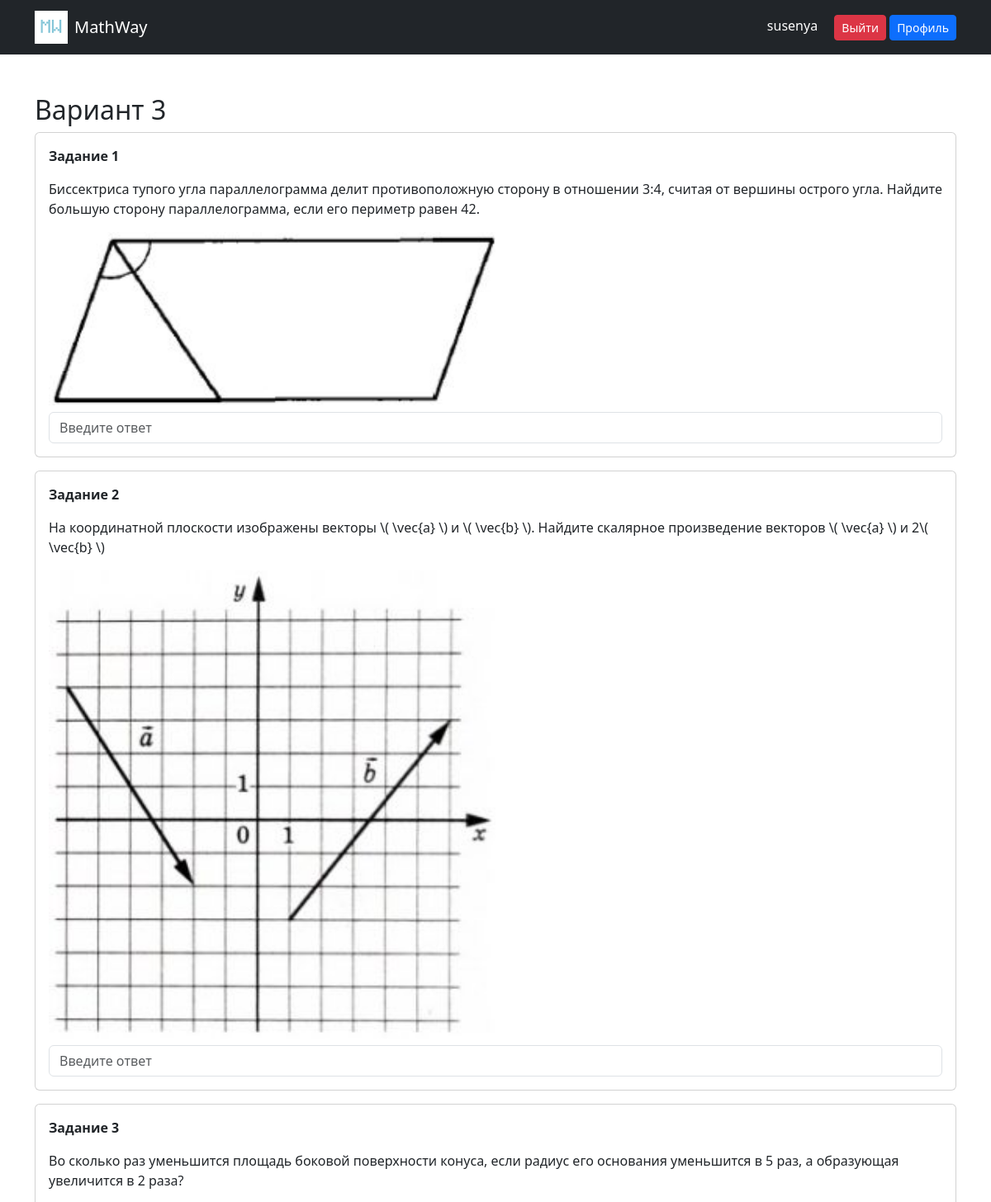
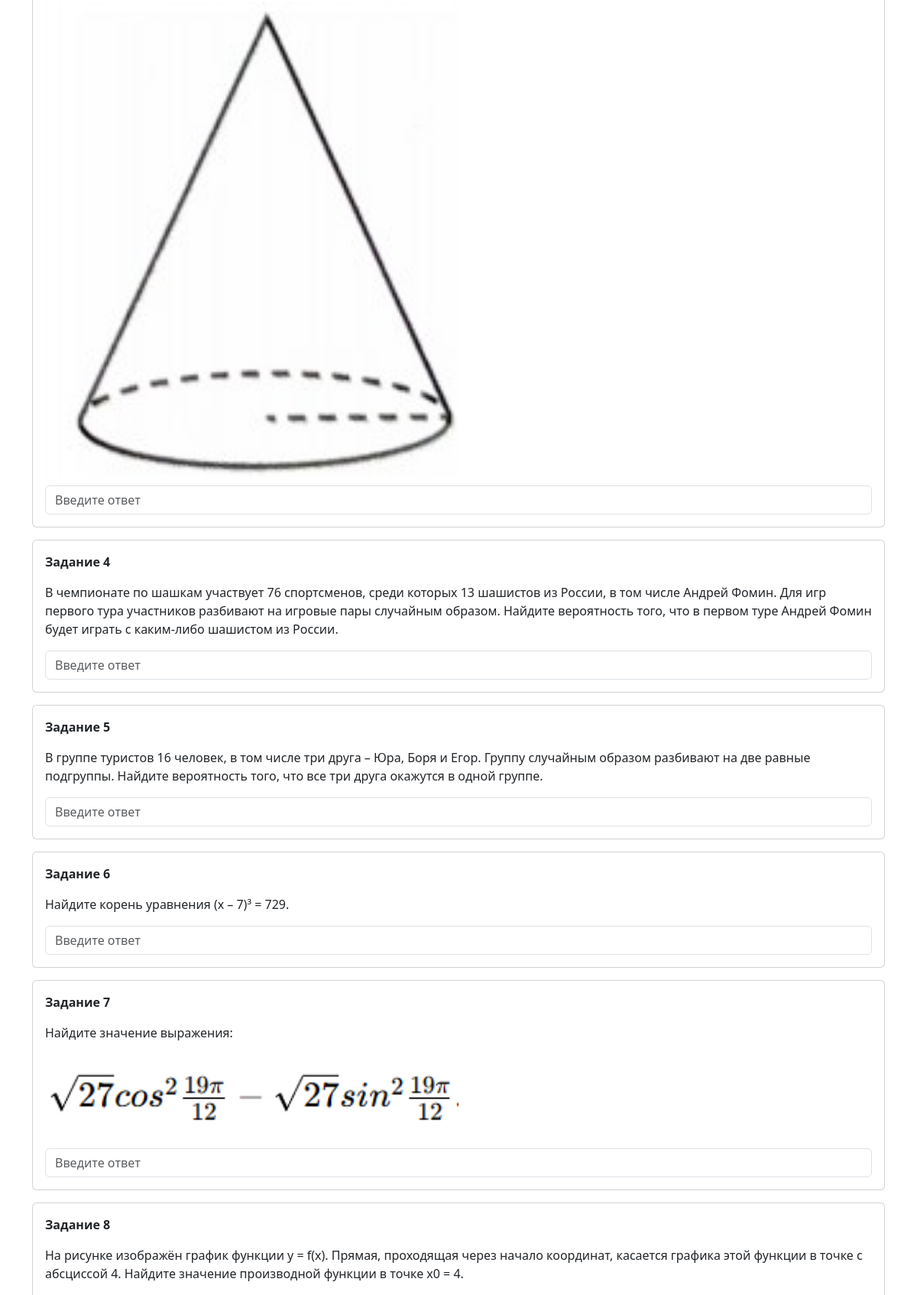
/variant/3 (signed in, upper part), run on the app's committed database (2 pictures, top to bottom).
### models.py (models this page shows)
class User(db.Model, UserMixin):
    id = db.Column(db.Integer, primary_key=True)
    username = db.Column(db.String(100), unique=True, nullable=False)
    password = db.Column(db.String(200), nullable=False)
    email = db.Column(db.String(100), unique=True, nullable=False)
    solved_var = db.Column(db.Integer, nullable=False, default=0)
    avatar = db.Column(db.String(200), nullable=True)
    count_task = db.Column(db.Integer, default=0)

class Task(db.Model):
    id = db.Column(db.Integer, primary_key=True)
    question = db.Column(db.Text, nullable=False)
    answer = db.Column(db.String(100), nullable=False)
    topic = db.Column(db.String(10), nullable=False)
    image_url = db.Column(db.String(255))

### main.py (the view)
@app.route('/variant/<int:var_num>')
def variant(var_num):
    tasks = []
    for i in range(1, 13):
        tasks_topic = Task.query.filter_by(topic=i).order_by(Task.id).all()
        idx = (var_num - 1) % len(tasks_topic)
        task = tasks_topic[idx]
        tasks.append(task)
    return render_template('variant.html', tasks=tasks, var_num=var_num)

### main.py (called while the page is built)
@login_manager.user_loader
def load_user(user_id):
    return User.query.get(int(user_id))

### templates/variant.html (shortened to what this page needs)
{% extends "base.html" %}
{% block content %}
<h2>Вариант {{ var_num }}</h2>
<form method="POST" action="/check_variant/{{ var_num }}">
    {% for task in tasks %}
    <div class="card p-3 mb-3">
        <p><b>Задание {{ loop.index }}</b></p>
        <p>{{ task.question }}</p>
        {% if task.image_url and task.image_url|trim and task.image_url != 'images/2/none.png' %}
        <img src="{{ url_for('static', filename=task.image_url) }}" class="img-fluid w-50 mb-2">
        {% endif %}
        <input type="text"
               name="answer_{{ task.id }}"
               class="form-control"
               placeholder="Введите ответ"
        >
    </div>
    {% endfor %}
</form>
{% endblock %}

### templates/base.html (shortened to what this page needs)
<!DOCTYPE html>
<html>
<head>
    <link href="https://cdn.jsdelivr.net/npm/bootstrap@5.3.0/dist/css/bootstrap.min.css" rel="stylesheet">
</head>
<body>
<nav class="navbar navbar-dark bg-dark">
    <div class="container">
        <a class="navbar-brand d-flex align-items-center" href="/">
    <img src="{{ url_for('static', filename='images/logo.png') }}"
         alt="logo"
         height="40"
         class="me-2">
            MathWay
        </a>
        <div>
            {% if current_user.is_authenticated %}
                <span class="text-white me-3">
                    {{ current_user.username }}
                </span>
                <a href="/logout" class="btn btn-danger btn-sm">Выйти</a>
                <a href="/profile" class="btn btn-primary btn-sm">Профиль</a>
            {% else %}
                <a href="/login" class="btn btn-secondary btn-sm me-2">Вход</a>
                <a href="/register" class="btn btn-primary btn-sm">Регистрация</a>
            {% endif %}
        </div>
    </div>
</nav>
<div class="container mt-5">
    {% block content %}{% endblock %}
</div>
</body>
</html>

### data on the page
User: username "susenya"
Task: question "Биссектриса тупого угла параллелограмма делит противоположную сторону в отношении 3:4, считая от вершины острого угла. Найдите большую сторону параллелограмма, если его периметр равен 42.", image_url (picture)
Task: question "На координатной плоскости изображены векторы \\( \\vec{a} \\) и \\( \\vec{b} \\). Найдите скалярное произведение векторов \\( \\vec{a} \\) и 2\\( \\vec{b} \\)", image_url (picture)
Task: question "Во сколько раз уменьшится площадь боковой поверхности конуса, если радиус его основания уменьшится в 5 раз, а образующая увеличится в 2 раза?", image_url (picture)
Task: question "В чемпионате по шашкам участвует 76 спортсменов, среди которых 13 шашистов из России, в том числе Андрей Фомин. Для игр первого тура участников разбивают на игровые пары случайным образом. Найдите вероятность того, что в первом туре Андрей Фомин будет играть с каким-либо шашистом из России."
Task: question "В группе туристов 16 человек, в том числе три друга – Юра, Боря и Егор. Группу случайным образом разбивают на две равные подгруппы. Найдите вероятность того, что все три друга окажутся в одной группе."
Task: question "Найдите корень уравнения (x – 7)³ = 729."
Task: question "Найдите значение выражения:", image_url (picture)
Task: question "На рисунке изображён график функции y = f(x). Прямая, проходящая через начало координат, касается графика этой функции в точке с абсциссой 4. Найдите значение производной функции в точке x0 = 4."

### other printed values
{{ var_num }} "3"
